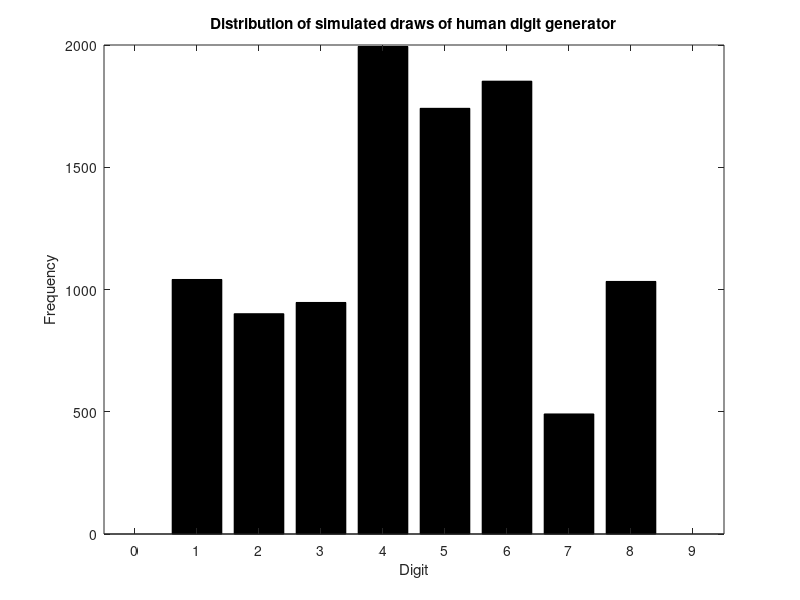

The MATLAB script that drew this image:
# Simulate the distribution observed int he human random digit
# generation task

# Probabilities for each digit
theta = [0.000; ... # digit 0
	 0.100; ... # digit 1
	 0.090; ... # digit 2
	 0.095; ... # digit 3
	 0.200; ... # digit 4
	 0.175; ... # digit 5
	 0.190; ... # digit 6
	 0.050; ... # digit 7
	 0.100; ... # digit 8
	 0.000 ]    # digit 9

cumtheta = zeros (rows(theta),1);
for i = 1:rows(theta)
  cumtheta(i) = sum(theta(1:i));
end

% fix the random number generator
seed=1; rand ('state', seed);

% draw k random vbariables
k=10000;
digitset = 0:9;
Y = rand (k);
Z = zeros (k,1);

for (i = 1:k)
     j = 1;
     while (cumtheta(j) < Y(i))
       j ++;
     end
     Z(i) = j-1;
end

% create a new figure
figure (1); clf;

% show the histogram of the simulated draws
counts = hist (Z, digitset);
bar (digitset, counts, 'k');
xlim ([-0.5, 9.5]);
xlabel ('Digit')
ylabel ('Frequency')
title ('Distribution of simulated draws of human digit generator');
